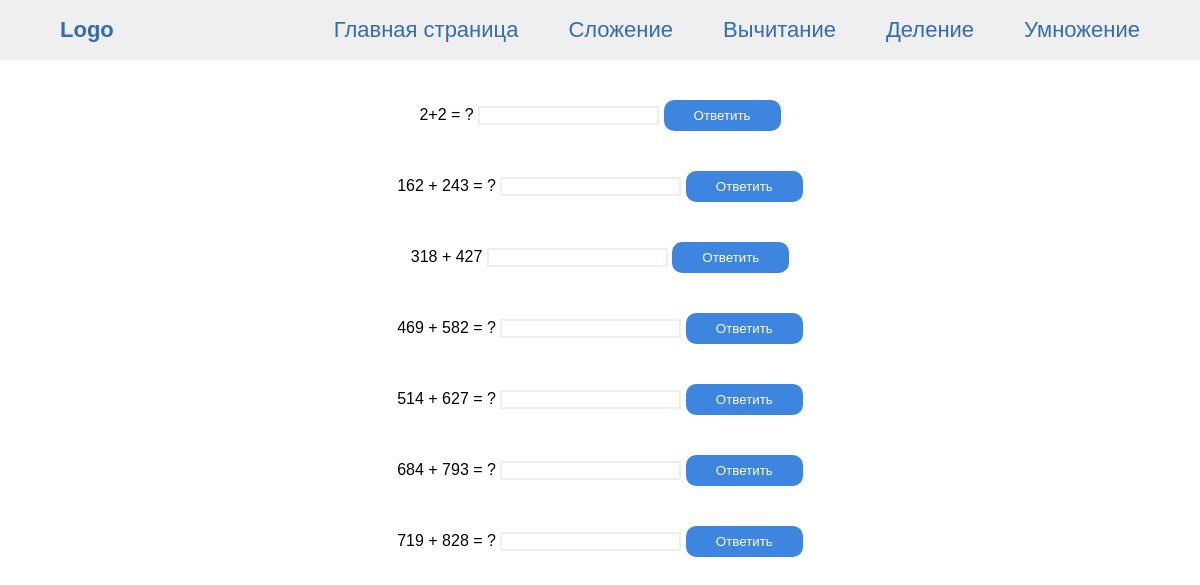
/tasks/1/, run on the app's committed database.
### tasks/models.py (models this page shows, shortened)
class Type(models.Model):
    title = models.CharField(max_length=48, verbose_name='Название')
    def get_absolute_url(self):
        return reverse('tasks', kwargs={'type_id': self.id})

class Tasks(models.Model):
    condition = models.CharField(max_length=2000, verbose_name='Условие')
    answer = models.IntegerField(verbose_name='Ответ')
    type = models.ForeignKey(Type, on_delete=models.CASCADE, related_name='tasks', verbose_name='Тип')

### tasks/views.py (the view, shortened to what this page needs)
# urls.py: path('tasks/<int:type_id>/', tasks_view, name='tasks')
def tasks_view(request, type_id):
    tasks = Tasks.objects.filter(type_id=type_id)
    context = {
        'title': 'Задачи',
        'tasks': tasks,
        'current_type': type_id,
        'types': Type.objects.all(),
    }
    return render(request, 'tasks.html', context)

### templates/tasks.html (shortened to what this page needs)
<!DOCTYPE html>
<html lang="en">
<head>
    {% load static %}
    <link rel="stylesheet" type="text/css" href="{% static 'css/style.css' %}">
</head>
<body>
    <div class="header__block">
        <div class="header__body">
          <div class="header__logo">Logo</div>
          <nav class="header__menu">
            <ul class="header__list">
                <li class="header__item">
                    <a class="header__link" href="{% url 'main_page' %}">Главная страница</a>
                  </li>
              {% for type in types %}
              <li class="header__item">
                <a class="header__link" href="{{ type.get_absolute_url }}">{{ type.title }}</a>
              </li>
              {% endfor %}
            </ul>
          </nav>
        </div>
      </div>
    {% for task in tasks %}
    <form class="form__task" action="{% url 'tasks' current_type %}" method="post">
        {{ task.condition }}
        <input type="number" name="{{ task.pk }}" value="-">
        <button class="btn" type="submit">Ответить</button>
    </form>
    {% endfor %}
</body>
</html>

### tasks/static/css/style.css (style rules this page uses)
* { padding: 0; margin: 0; border: 0; font-family: "Nunito", sans-serif; }
*, *:before, *:after { -webkit-box-sizing: border-box; box-sizing: border-box; }
nav, footer, header, aside { display: block; }
html, body { height: 100%; width: 100%; font-size: 100%; line-height: 1; font-size: 14px; -ms-text-size-adjust: 100%; -moz-text-size-adjust: 100%; -webkit-text-size-adjust: 100%; }
input, button, textarea { font-family: inherit; }
button { cursor: pointer; }
a, a:visited { text-decoration: none; }
ul li { list-style: none; }
input[type=number] { -moz-appearance: textfield; }
.header__block { position: relative; z-index: 3; min-height: 5vh; }
.header__block::before { content: ''; position: absolute; top: 0; left: 0; width: 100%; height: 7.5vh; background-color: #efefef; }
.header__body { position: relative; z-index: 50; padding: 0px 5vw; display: flex; align-items: center; justify-content: space-between; }
.header__logo { color: #326cb8; font-size: 22px; font-weight: 700; }
.header__list { display: flex; }
.header__item { min-height: 7.5vh; display: flex; align-items: center; justify-content: center; margin: 0px 50px 0px 0px; }
.header__item:last-child { margin: 0px 0px 0px 0px; }
.header__link { color: #326cb8; font-size: 22px; font-weight: 500; }
.form__task { padding: 5vh 0px 0px 0px; text-align: center; font-size: 16px; }
input { border: 2px solid #efefef; }
.btn { background-color: #3e85e0; color: #fff; padding: 8px 30px; border-radius: 10px; font-weight: 500; }

### data on the page
Type: title "Сложение"
Type: title "Вычитание"
Type: title "Деление"
Type: title "Умножение"
Tasks: condition "2+2 = ?"
Tasks: condition "162 + 243 = ?"
Tasks: condition "318 + 427"
Tasks: condition "469 + 582 = ?"
Tasks: condition "514 + 627 = ?"
Tasks: condition "684 + 793 = ?"
Tasks: condition "719 + 828 = ?"
